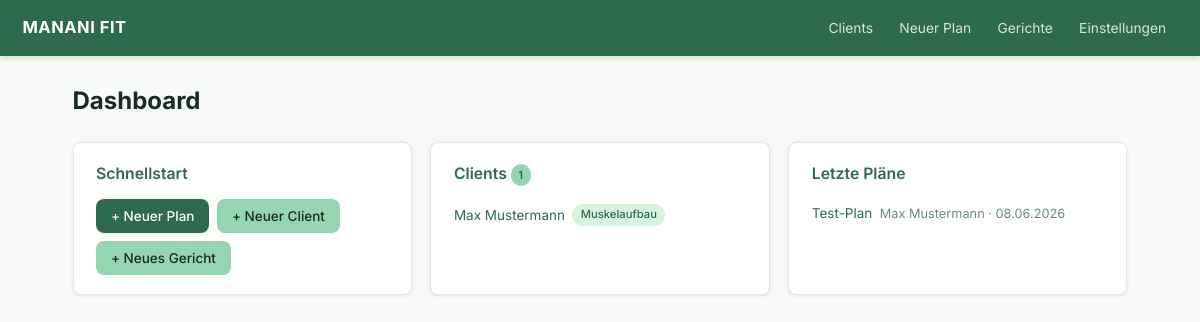
The page / on the database its author committed.
### models.py (models this page shows, shortened)
class Client(db.Model):
    __tablename__ = "clients"
    __allow_unmapped__ = True
    id: int = db.Column(db.Integer, primary_key=True)
    name: str = db.Column(db.String(120), nullable=False)
    email: str | None = db.Column(db.String(200))
    phone: str | None = db.Column(db.String(50))
    birthdate: date | None = db.Column(db.Date)
    gender: str | None = db.Column(db.String(20))
    weight_kg: float | None = db.Column(db.Float)
    height_cm: float | None = db.Column(db.Float)
    goal: str = db.Column(db.String(30), nullable=False, default="Halten")
    restrictions_text: str | None = db.Column(db.Text)
    restriction_tags: str = db.Column(db.Text, default="[]")
    created_at: datetime = db.Column(db.DateTime, default=datetime.utcnow)
    updated_at: datetime = db.Column(
        db.DateTime, default=datetime.utcnow, onupdate=datetime.utcnow
    )
    is_archived: bool = db.Column(db.Boolean, default=False)
    plans = db.relationship("MealPlan", back_populates="client", lazy="dynamic")

class MealPlan(db.Model):
    __tablename__ = "meal_plans"
    __allow_unmapped__ = True
    id: int = db.Column(db.Integer, primary_key=True)
    client_id: int = db.Column(db.Integer, db.ForeignKey("clients.id"), nullable=False)
    name: str = db.Column(db.String(200), nullable=False)
    date_created: datetime = db.Column(db.DateTime, default=datetime.utcnow)
    date_modified: datetime = db.Column(
        db.DateTime, default=datetime.utcnow, onupdate=datetime.utcnow
    )
    kcal_target: int = db.Column(db.Integer, nullable=False)
    n_meals: int = db.Column(db.Integer, nullable=False, default=3)
    goal: str = db.Column(db.String(30), nullable=False)
    notes: str | None = db.Column(db.Text)
    status: str = db.Column(db.String(10), default="draft")
    include_supplements: bool = db.Column(db.Boolean, default=False)
    client = db.relationship("Client", back_populates="plans")
    meal_slots = db.relationship(
        "MealSlot",
        back_populates="plan",
        order_by="MealSlot.position",
        cascade="all, delete-orphan",
    )

### app.py (the view)
    @app.route("/")
    def index():
        clients = Client.query.filter_by(is_archived=False).order_by(Client.name).all()
        recent_plans = (
            MealPlan.query.order_by(MealPlan.date_created.desc()).limit(5).all()
        )
        return render_template(
            "index.html", clients=clients, recent_plans=recent_plans
        )

### templates/index.html (shortened to what this page needs)
{% extends "base.html" %}
{% block content %}
<div class="page-header">
  <h1>Dashboard</h1>
</div>
<div class="dashboard-grid">
  <section class="card">
    <h2>Schnellstart</h2>
    <div class="quick-actions">
      <a href="{{ url_for('plans_new') }}" class="btn btn--primary">+ Neuer Plan</a>
      <a href="{{ url_for('clients_new') }}" class="btn btn--secondary">+ Neuer Client</a>
      <a href="{{ url_for('dishes_new') }}" class="btn btn--secondary">+ Neues Gericht</a>
    </div>
  </section>
  <section class="card">
    <h2>Clients <span class="badge">{{ clients|length }}</span></h2>
    {% if clients %}
      <ul class="list-plain">
        {% for c in clients[:8] %}
          <li><a href="{{ url_for('clients_detail', client_id=c.id) }}">{{ c.name }}</a>
            <span class="tag tag--{{ c.goal|lower|replace(' ', '-') }}">{{ c.goal }}</span>
          </li>
        {% endfor %}
      </ul>
    {% else %}
      <p class="empty-hint">Noch keine Clients angelegt.</p>
    {% endif %}
  </section>
  <section class="card">
    <h2>Letzte Pläne</h2>
    {% if recent_plans %}
      <ul class="list-plain">
        {% for p in recent_plans %}
          <li>
            <a href="{{ url_for('plans_edit', plan_id=p.id) }}">{{ p.name }}</a>
            <span class="hint">{{ p.client.name }} · {{ p.date_created.strftime('%d.%m.%Y') }}</span>
          </li>
        {% endfor %}
      </ul>
    {% else %}
      <p class="empty-hint">Noch keine Pläne erstellt.</p>
    {% endif %}
  </section>
</div>
{% endblock %}

### static/css/app.css (style rules this page uses)
:root { --primary: #2D6A4F; --primary-light: #40916C; --secondary: #95D5B2; --secondary-light: #D8F3DC; --bg: #F8FAF9; --surface: #FFFFFF; --border: #E0E8E4; --text: #1A2B24; --text-muted: #6B8C7D; --danger: #C0392B; --warning: #E67E22; --success: #27AE60; --radius: 8px; --shadow: 0 1px 4px rgba(0,0,0,.08); --nav-h: 56px; }
*, *::before, *::after { box-sizing: border-box; margin: 0; padding: 0; }
html { font-size: 15px; }
body { font-family: 'Inter', system-ui, sans-serif; background: var(--bg); color: var(--text); line-height: 1.55; min-height: 100vh; }
a { color: var(--primary); text-decoration: none; }
.page-header { display: flex; align-items: flex-start; justify-content: space-between; gap: 1rem; margin-bottom: 1.5rem; flex-wrap: wrap; }
.page-header h1 { font-size: 1.6rem; font-weight: 700; color: var(--text); }
.btn { display: inline-flex; align-items: center; gap: .35rem; padding: .45rem 1rem; border-radius: var(--radius); border: none; cursor: pointer; font-size: .9rem; font-weight: 500; font-family: inherit; transition: filter .15s, opacity .15s; text-decoration: none !important; white-space: nowrap; }
.btn--primary { background: var(--primary); color: white; }
.btn--secondary { background: var(--secondary); color: var(--text); }
.card { background: var(--surface); border: 1px solid var(--border); border-radius: var(--radius); padding: 1.25rem 1.5rem; box-shadow: var(--shadow); margin-bottom: 1.25rem; }
.card h2 { font-size: 1.05rem; font-weight: 600; color: var(--primary); margin-bottom: .85rem; }
.dashboard-grid { display: grid; grid-template-columns: 1fr 1fr 1fr; gap: 1.25rem; }
.quick-actions { display: flex; gap: .5rem; flex-wrap: wrap; }
.list-plain { list-style: none; }
.list-plain li { display: flex; align-items: center; gap: .5rem; padding: .3rem 0; border-bottom: 1px solid var(--border); font-size: .9rem; }
.list-plain li:last-child { border-bottom: none; }
.tag { display: inline-block; padding: .18rem .55rem; border-radius: 99px; font-size: .75rem; font-weight: 500; background: var(--secondary-light); color: var(--primary); }
.badge { display: inline-block; padding: .15rem .5rem; border-radius: 99px; font-size: .75rem; font-weight: 600; background: var(--secondary); color: var(--primary); }
.hint { color: var(--text-muted); font-size: .85rem; }

### rows shown on the page
Client: name "Max Mustermann", goal "Muskelaufbau"
MealPlan: name "Test-Plan", client.name "Max Mustermann", date_created "08.06.2026"

### other values the page prints
{{ clients|length }} "1"
